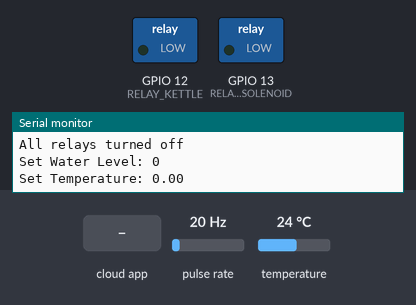
Bench run of a sketch on a simulated ESP32. Shown: switched loads named in the sketch (green lamp = pin HIGH), the last lines printed to the serial monitor. Wiring (inferred from the names in the program): pulse sensor: data GPIO 14. The test bench sets the inputs (shaded band); at power-on: pulse rate 20 Hz, temperature 24 °C. WiFi joins after 1.5 s; servers stay silent unless stated; the Firebase database answers and starts empty.

Above: at 2.7 s.
2.8 s: the phone or cloud app sets powerOn to 1
At 4.0 s:
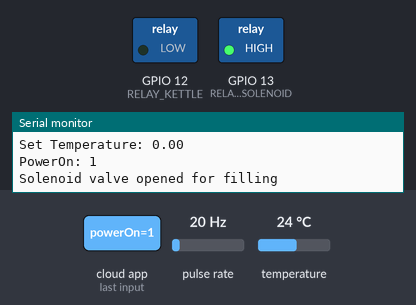
Timing chart, 0 to 5.8 s (numbered marks = the images above; inputs shaded):
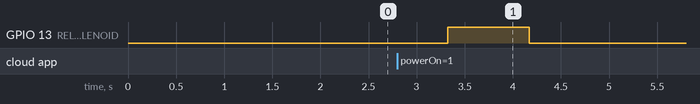

The sketch:

esp32_smart_kettle.ino
```cpp
// Smart Kettle IoT Project using ESP32, Firebase, DS18B20, YF-S201, Relays, and Solenoid Valve
// This code assumes you have the necessary libraries installed:
// - FirebaseESP32 (for Firebase connection)
// - OneWire and DallasTemperature (for DS18B20)
// - WiFi (built-in)

// Pin Definitions
#define RELAY_KETTLE 12      // Relay for turning kettle on/off          green
#define RELAY_SOLENOID 13    // Relay for solenoid valve                 yellow
#define FLOW_SENSOR_PIN 14   // YF-S201 flow sensor (interrupt pin)      orange
#define ONE_WIRE_BUS 4       // DS18B20 data pin                         white

// Firebase and WiFi Credentials (Replace with your own)
#define WIFI_SSID ""
#define WIFI_PASSWORD ""
#define FIREBASE_HOST ""  // Your Firebase Realtime Database URL
#define FIREBASE_AUTH ""       // Your Firebase Auth Key (Note: This should be the Database Secret for Realtime Database)

// Libraries
#include <WiFi.h>
#include <FirebaseESP32.h>
#include <OneWire.h>
#include <DallasTemperature.h>

// Firebase Objects
FirebaseData firebaseData;
FirebaseAuth auth;
FirebaseConfig config;

// DS18B20 Setup
OneWire oneWire(ONE_WIRE_BUS);
DallasTemperature sensors(&oneWire);

// Flow Sensor Variables
volatile int pulseCount = 0;
float flowRate = 0.0;
unsigned int flowMilliLitres = 0;
unsigned long totalMilliLitres = 0;
unsigned long oldTime = 0;

// State Variables
bool powerOn = false;
int setWaterLevel = 0;  // In milliliters
float setTemperature = 0.0;   // In Celsius
bool fillingWater = false;
bool heating = false;

// Interrupt Service Routine for Flow Sensor
void IRAM_ATTR pulseCounter() {
  pulseCount++;
}

void setup() {
  Serial.begin(115200);

  // Pin Modes
  pinMode(RELAY_KETTLE, OUTPUT);
  pinMode(RELAY_SOLENOID, OUTPUT);
  pinMode(FLOW_SENSOR_PIN, INPUT_PULLUP);

  // Initialize Relays (OFF by default)
  digitalWrite(RELAY_KETTLE, LOW);
  digitalWrite(RELAY_SOLENOID, LOW);

  // Attach Interrupt for Flow Sensor
  attachInterrupt(digitalPinToInterrupt(FLOW_SENSOR_PIN), pulseCounter, FALLING);

  // DS18B20 Setup
  sensors.begin();

  // WiFi Connection
  WiFi.begin(WIFI_SSID, WIFI_PASSWORD);
  Serial.print("Connecting to WiFi");
  while (WiFi.status() != WL_CONNECTED) {
    delay(500);
    Serial.print(".");
  }
  Serial.println("\nConnected to WiFi");

  // Firebase Configuration
  config.host = FIREBASE_HOST;
  config.signer.tokens.legacy_token = FIREBASE_AUTH;
  Firebase.begin(&config, &auth);
  Firebase.reconnectWiFi(true);

  // Initialize Firebase Paths (Updated to match Flutter app paths)
  // Paths: /users/user1/powerOn (bool), /users/user1/waterLevel (int), /users/user1/temperature (float)
}

void loop() {
  // Read Firebase Commands (Updated paths)
  if (Firebase.getBool(firebaseData, "/users/user1/powerOn")) {
    powerOn = firebaseData.boolData();
    Serial.print("PowerOn: ");
    Serial.println(powerOn);
    if (powerOn) {
      // Start the process: First fill water
      fillingWater = true;
      digitalWrite(RELAY_SOLENOID, HIGH);  // Open solenoid valve
      Serial.println("Solenoid valve opened for filling");
    } else {
      // Turn off everything
      fillingWater = false;
      heating = false;
      digitalWrite(RELAY_SOLENOID, LOW);
      digitalWrite(RELAY_KETTLE, LOW);
      Serial.println("All relays turned off");
    }
  }

  if (Firebase.getInt(firebaseData, "/users/user1/waterLevel")) {
    setWaterLevel = firebaseData.intData();
    Serial.print("Set Water Level: ");
    Serial.println(setWaterLevel);
  }

  if (Firebase.getFloat(firebaseData, "/users/user1/temperature")) {
    setTemperature = firebaseData.floatData();
    Serial.print("Set Temperature: ");
    Serial.println(setTemperature);
  }

  // Flow Sensor Calculation (every second)
  if ((millis() - oldTime) > 1000) {
    detachInterrupt(digitalPinToInterrupt(FLOW_SENSOR_PIN));
    flowRate = ((1000.0 / (millis() - oldTime)) * pulseCount) / 7.5;  // YF-S201 calibration
    oldTime = millis();
    flowMilliLitres = (flowRate / 60) * 1000;
    totalMilliLitres += flowMilliLitres;
    pulseCount = 0;
    attachInterrupt(digitalPinToInterrupt(FLOW_SENSOR_PIN), pulseCounter, FALLING);

    Serial.print("Flow Rate: ");
    Serial.print(flowRate);
    Serial.print(" L/min, Total: ");
    Serial.print(totalMilliLitres);
    Serial.println(" mL");

    // Check if water level reached
    if (fillingWater && totalMilliLitres >= setWaterLevel) {
      digitalWrite(RELAY_SOLENOID, LOW);  // Close solenoid valve
      fillingWater = false;
      heating = true;
      totalMilliLitres = 0;  // Reset for next cycle
      Serial.println("Water filling complete, starting heating");
    }
  }

  // Temperature Monitoring
  if (heating) {
    sensors.requestTemperatures();
    float tempC = sensors.getTempCByIndex(0);
    Serial.print("Temperature: ");
    Serial.println(tempC);

    if (tempC >= setTemperature) {
      digitalWrite(RELAY_KETTLE, LOW);  // Turn off heating
      heating = false;
      powerOn = false;  // Reset kettle state
      // Update Firebase to reflect off state
      Firebase.setBool(firebaseData, "/users/user1/powerOn", false);
      Serial.println("Heating complete, kettle turned off");
    } else {
      digitalWrite(RELAY_KETTLE, HIGH);  // Keep heating
      Serial.println("Heating in progress");
    }
  }

  delay(100);  // Small delay to prevent overwhelming the loop
}
```

Measured:
- after the input at 2.8 s, GPIO 13 (RELAY_SOLENOID): LOW → HIGH after 0.52 s, → LOW 0.85 s later
